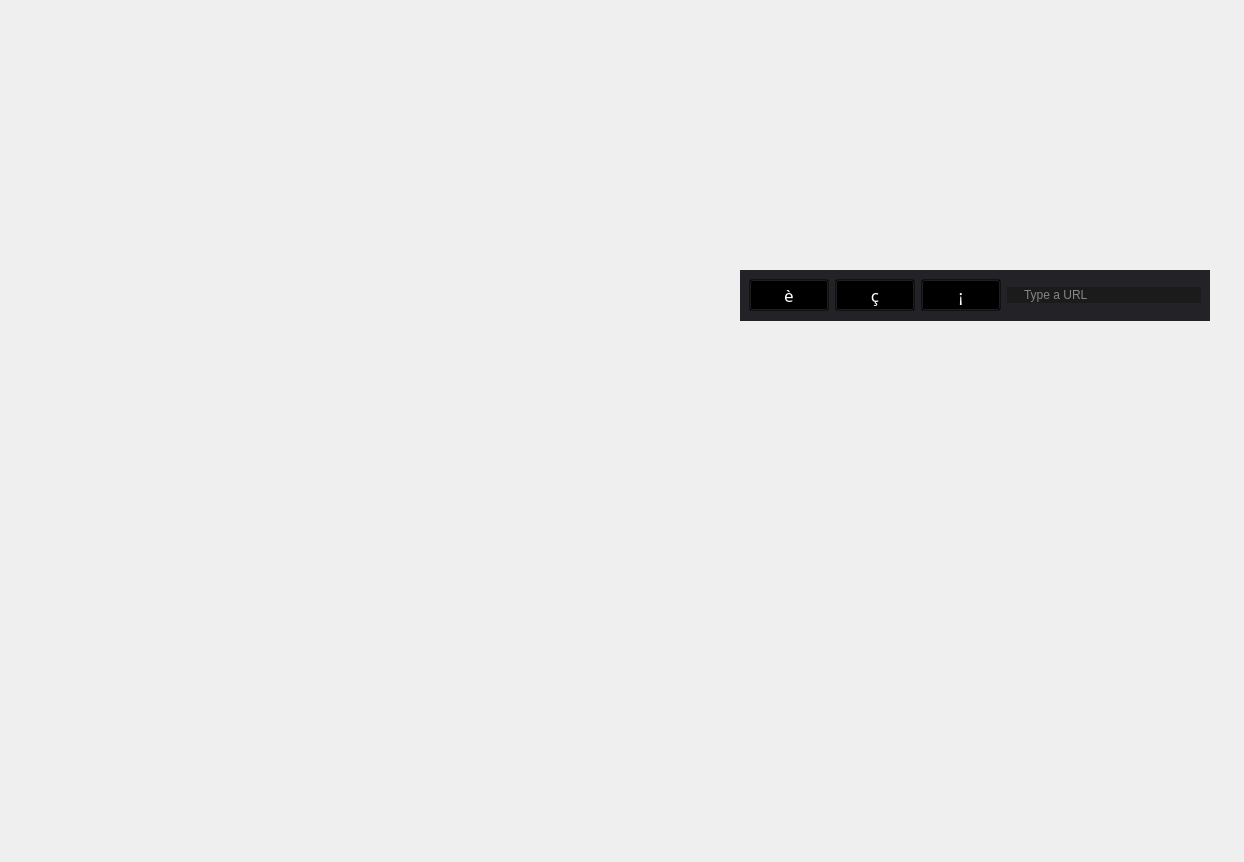
<?xml version="1.0" encoding="UTF-8"?>
<ui version="4.0">
 <class>Form</class>
 <widget class="QWidget" name="Form">
  <property name="geometry">
   <rect>
    <x>0</x>
    <y>0</y>
    <width>1244</width>
    <height>862</height>
   </rect>
  </property>
  <property name="sizePolicy">
   <sizepolicy hsizetype="Expanding" vsizetype="Expanding">
    <horstretch>0</horstretch>
    <verstretch>0</verstretch>
   </sizepolicy>
  </property>
  <property name="windowTitle">
   <string>Form</string>
  </property>
  <widget class="QWidget" name="widget" native="true">
   <property name="geometry">
    <rect>
     <x>740</x>
     <y>270</y>
     <width>470</width>
     <height>51</height>
    </rect>
   </property>
   <property name="sizePolicy">
    <sizepolicy hsizetype="Expanding" vsizetype="Expanding">
     <horstretch>0</horstretch>
     <verstretch>0</verstretch>
    </sizepolicy>
   </property>
   <layout class="QVBoxLayout" name="verticalLayout">
    <item>
     <widget class="QWidget" name="debid" native="true">
      <property name="styleSheet">
       <string notr="true">QWidget#debid{
background-color:rgb(35,34,39);
}</string>
      </property>
      <layout class="QHBoxLayout" name="horizontalLayout_2">
       <item>
        <widget class="QWidget" name="widget_4" native="true">
         <property name="styleSheet">
          <string notr="true">QPushButton{
background-color:rgba(0,0,0,0);
color:rgb(255,255,255);
font-size:17px;
font-family:Wingdings;
}
QPushButton:hover{
background-color:rgba(144,144,144,30);
border-radius:5px;
}
QPushButton:pressed{
padding-top:5px;
padding-left:5px;
}</string>
         </property>
         <layout class="QHBoxLayout" name="horizontalLayout">
          <property name="leftMargin">
           <number>0</number>
          </property>
          <property name="topMargin">
           <number>0</number>
          </property>
          <property name="rightMargin">
           <number>0</number>
          </property>
          <property name="bottomMargin">
           <number>0</number>
          </property>
          <item>
           <widget class="QPushButton" name="pushButton">
            <property name="text">
             <string>è</string>
            </property>
           </widget>
          </item>
          <item>
           <widget class="QPushButton" name="pushButton_2">
            <property name="text">
             <string>ç</string>
            </property>
           </widget>
          </item>
          <item>
           <widget class="QPushButton" name="pushButton_3">
            <property name="text">
             <string>¡</string>
            </property>
           </widget>
          </item>
          <item>
           <widget class="QLineEdit" name="lineEdit">
            <property name="styleSheet">
             <string notr="true">QLineEdit{
background-color:rgb(27,27,27);
border-radius:12px;
color:rgb(240,240,240);
padding-left:15px;
border:1px solid rgba (255,255,255,50)
}
QLineEdit:focus{

border:1px solid rgba (99,173,229,150)
}</string>
            </property>
            <property name="placeholderText">
             <string>Type a URL</string>
            </property>
           </widget>
          </item>
         </layout>
        </widget>
       </item>
      </layout>
     </widget>
    </item>
   </layout>
  </widget>
  <widget class="QWidget" name="widget_2" native="true">
   <property name="geometry">
    <rect>
     <x>740</x>
     <y>310</y>
     <width>461</width>
     <height>491</height>
    </rect>
   </property>
   <layout class="QVBoxLayout" name="verticalLayout_2">
    <property name="spacing">
     <number>0</number>
    </property>
    <property name="leftMargin">
     <number>0</number>
    </property>
    <property name="topMargin">
     <number>0</number>
    </property>
    <property name="rightMargin">
     <number>0</number>
    </property>
    <property name="bottomMargin">
     <number>0</number>
    </property>
   </layout>
  </widget>
 </widget>
 <resources/>
 <connections/>
</ui>
